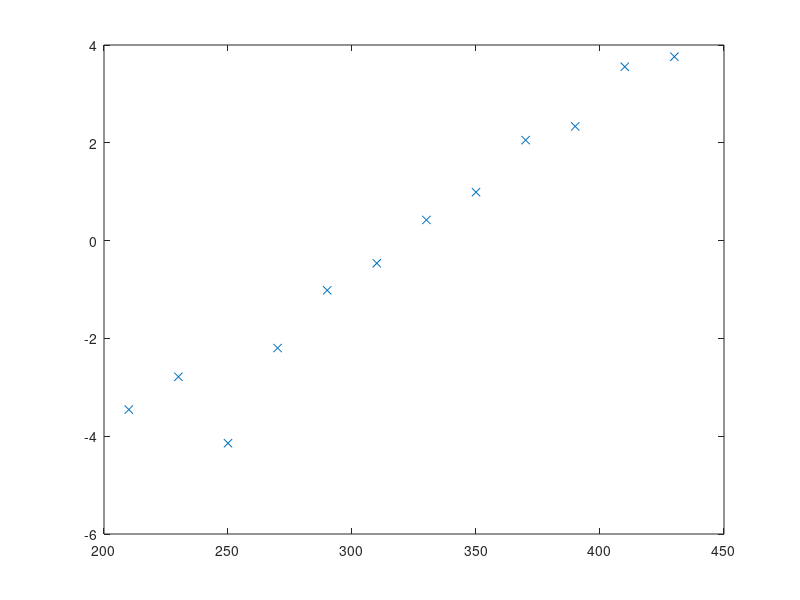

Write the MATLAB code that produced this figure. (Note: this script raises an error after producing the figure.)
rainfall = [210 230 250 270 290 310 330 350 370 390 410 430]';

flood = [1 2 0 3 8 8 14 17 19 15 17 21]';

observation = [48 42 31 34 31 21 23 23 21 16 17 21]';

plot(rainfall,flood./observation,'x')
padj = (flood+.5) ./ (observation+1);
plot(rainfall,log(padj./(1-padj)),'x')
b = glmfit(rainfall,[flood observation],'binomial')
x = 210:10:450;
y = glmval(b,x,'logit');
plot(rainfall,flood./observation,'x',x,y,'r-')
